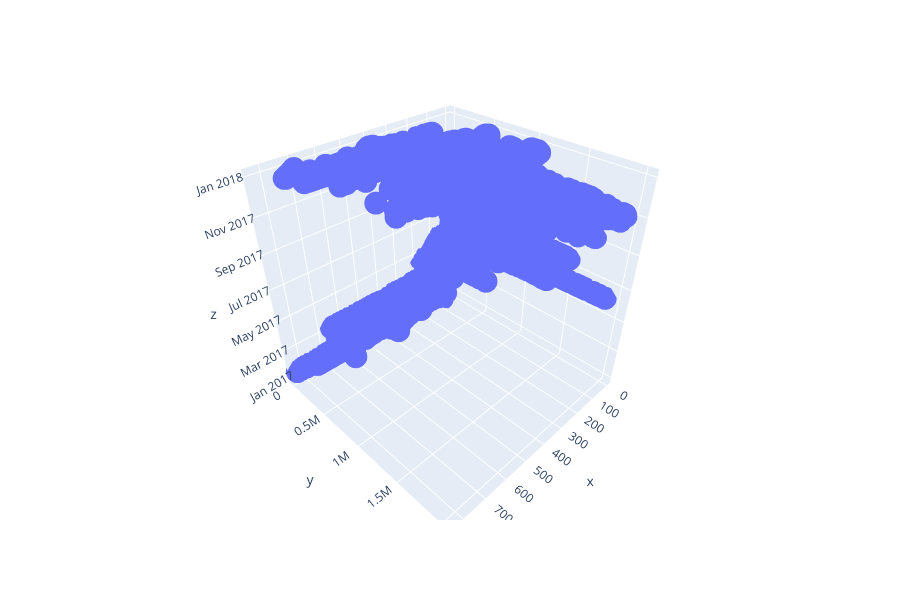

Source (notebook cell):
### Code cell
fig = px.scatter_3d(x=df_resH10['resistivity_35cm [Mohm]'],
        y=df_precip['rain_duration [s]'],
        z=df_resH10.index)
fig.show()

### Figure 1 — Plotly figure (JSON) as saved in the notebook; plotly's stock layout.template omitted (floating-point values rounded to 4 significant figures; data arrays with more than 128 entries replaced by an {"elided": "..."} marker saying what was removed)
{"data": [{"hoverlabel": {"namelength": 0}, "hovertemplate": "x=%{x}<br>y=%{y}<br>z=%{z}", "legendgroup": "", "marker": {"color": "#636efa", "symbol": "circle"}, "mode": "markers", "name": "", "scene": "scene", "showlegend": false, "type": "scatter3d", "x": {"elided": "8760 float values"}, "y": {"elided": "8760 int values"}, "z": {"elided": "8760 str values"}}], "layout": {"height": 600, "legend": {"tracegroupgap": 0}, "margin": {"t": 60}, "scene": {"domain": {"x": [0, 1], "y": [0, 1]}, "xaxis": {"title": {"text": "x"}}, "yaxis": {"title": {"text": "y"}}, "zaxis": {"title": {"text": "z"}}}}}
